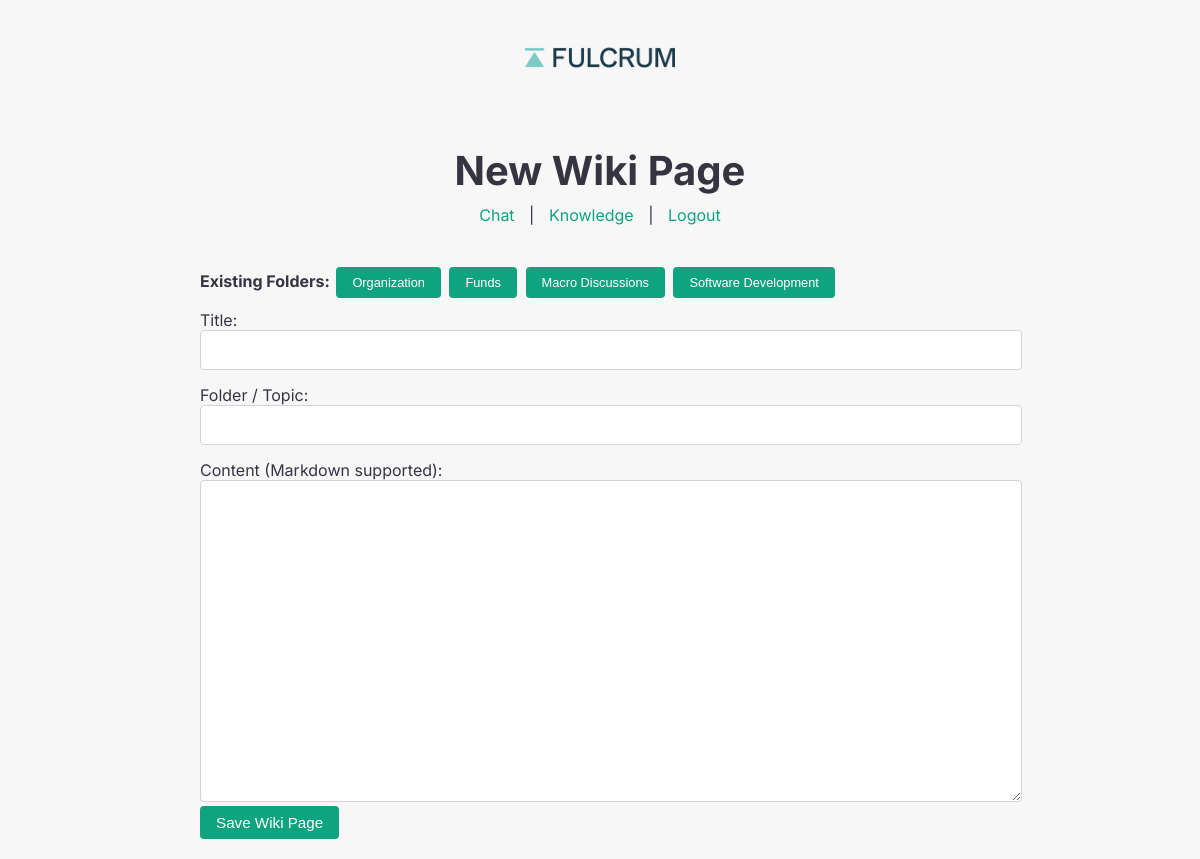
/wiki/new (signed in), run on the app's committed database.
### tables this page shows
CREATE TABLE wiki (
                id INTEGER PRIMARY KEY AUTOINCREMENT,
                title TEXT NOT NULL,
                content TEXT NOT NULL,
                folder TEXT DEFAULT '',
                updated_at TEXT NOT NULL
            );

### app.py (the view)
@app.route("/wiki/new")
def wiki_new():
    if "user" not in session:
        return redirect(url_for("login"))
    existing_pages = get_all_wiki_pages()
    existing_folders = set([p["folder"] for p in existing_pages if p["folder"]])
    page = {"id": None, "title": "", "content": "", "folder": ""}
    return render_template("wiki_edit.html", page=page, all_folders=existing_folders)

### app.py (called while the page is built)
def get_all_wiki_pages():
    with sqlite3.connect(WIKI_DB) as conn:
        cur = conn.cursor()
        cur.execute("SELECT id, title, folder, updated_at FROM wiki ORDER BY updated_at DESC")
        rows = cur.fetchall()
        pages = []
        for row in rows:
            pages.append({
                "id": row[0],
                "title": row[1],
                "folder": row[2],
                "updated_at": row[3]
            })
    return pages

### templates/wiki_edit.html (shortened to what this page needs)
<!DOCTYPE html>
<html lang="en">
<head>
  <link rel="stylesheet" href="/static/style.css">
</head>
<body>
  <div class="container">
    <header>
      <img src="/static/logo.png" alt="Logo" class="logo">
      <h1>{% if page.id %}Edit Wiki Page{% else %}New Wiki Page{% endif %}</h1>
      <nav>
        <a href="/">Chat</a> |
        <a href="/knowledge">Knowledge</a> |
        <a href="/logout">Logout</a>
      </nav>
    </header>
    <section>
      {% if all_folders is defined and all_folders %}
        <div class="folder-list">
          <strong>Existing Folders:</strong>
          {% for f in all_folders %}
            <button type="button" class="btn" onclick="document.getElementById('folder').value='{{f}}'">{{f}}</button>
          {% endfor %}
        </div>
      {% endif %}
      <form action="/wiki/save" method="post">
        <div class="form-group">
          <label for="title">Title:</label>
          <input type="text" name="title" id="title" value="{{ page.title }}" required>
        </div>
        <div class="form-group">
          <label for="folder">Folder / Topic:</label>
          <input type="text" name="folder" id="folder" value="{{ page.folder }}">
        </div>
        <div class="form-group">
          <label for="content">Content (Markdown supported):</label>
          <textarea name="content" id="content" required>{{ page.content }}</textarea>
        </div>
        <button type="submit" class="btn">Save Wiki Page</button>
      </form>
    </section>
  </div>
</body>
</html>

### static/style.css (style rules this page uses)
body { margin: 0; padding: 0; font-family: "Inter", sans-serif; background-color: #f7f7f8; color: #343541; }
.container { max-width: 800px; margin: 0 auto; padding: 20px; }
header { text-align: center; margin-bottom: 40px; }
header h1 { font-size: 2.5rem; margin-bottom: 10px; }
header nav a { color: #10a37f; text-decoration: none; margin: 0 10px; }
.logo { max-width: 150px; margin-bottom: 20px; }
.form-group input[type="text"], .form-group input[type="password"] { width: 92%; padding: 12px 15px; border: 1px solid #d1d5db; border-radius: 4px; font-size: 1.1rem; margin-bottom: 15px; }
.btn { background-color: #10a37f; color: #ffffff; border: none; padding: 8px 16px; font-size: 0.95rem; border-radius: 4px; cursor: pointer; transition: background-color 0.2s ease; }

### templates/wiki_edit.html (style rules this page uses)
textarea { width: 100%; height: 300px; padding: 10px; border: 1px solid #d1d5db; border-radius: 4px; font-size: 1rem; }
.form-group input[type="text"] { width: 100%; padding: 10px; border: 1px solid #d1d5db; border-radius: 4px; font-size: 1rem; margin-bottom: 15px; }
.folder-list { margin-bottom: 10px; }
.folder-list button { margin: 2px; font-size: 0.8rem; }

### data on the page
wiki: folder "Organization"
wiki: folder "Funds"
wiki: folder "Macro Discussions"
wiki: folder "Software Development"
